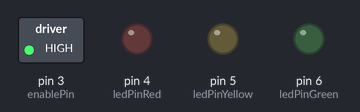
Recording of a sketch running on a simulated Arduino Uno, built with avr-gcc and run on an emulated ATmega328P. On the bench: switched loads named in the sketch (green lamp = pin HIGH), output pins drawn as LEDs (lit = HIGH). What the sketch prints to the serial monitor is not drawn.

Above: at 0.1 s.
Timing chart, 0 to 1.6 s (numbered marks = the images above):
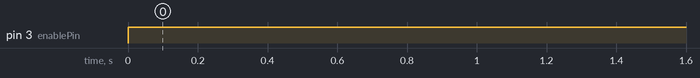

Measured:
- by itself, pin 3 (enablePin): LOW → HIGH at 0.00 s

The sketch:

bluetooth_sensor.ino
```cpp
#include <SoftwareSerial.h>
SoftwareSerial serialbluetooth(8,9);

#define enablePin 3
#define ledPinRed 4
#define ledPinYellow 5
#define ledPinGreen 6

/*
* Crie um circuito no arduino e programe para rodar servo motores
    como se estivesse abrindo um portão basculante de garagem, ou seja,
    faça os motores subirem noventa graus e depois descerem noventa graus para fechar a garagem.

  Incremente também um sinalizador de garagem que alterne as luzes e emite um som
    alerta para que os outros carros passando por perto escutem.
  Tudo isso controlado por bluetooth no celular.

  Utilize também um LCD que emita as mensagens "Abrindo portão" enquanto ele estiver
    abrindo e depois mostre "Fechando o portão" ao fechar o mesmo.
*/

void setup() {
  pinMode(ledPinRed, OUTPUT);
  pinMode(ledPinYellow, OUTPUT);
  pinMode(ledPinGreen, OUTPUT);
  pinMode(enablePin, OUTPUT);
  serialbluetooth.begin(38400);
  Serial.begin(9600);
  Serial.println("Pronto para enviar comandos AT...");
}

void loop() {
  char bluetoothRead = '\0';
  char commandAT = '\0';

  digitalWrite(enablePin, HIGH);

  if (Serial.available() > 0) {
    commandAT = Serial.read();
    serialbluetooth.write(commandAT);
  }

  if (serialbluetooth.available() > 0) {
    Serial.write(serialbluetooth.read());
  }

  // if (serialbluetooth.available() > 0) {
  //   bluetoothRead = serialbluetooth.read();
  //   switch(bluetoothRead) {
  //     case 'A': {
  //       digitalWrite(ledPinRed, HIGH);
  //       break;
  //     }
  //     case 'a': {
  //       digitalWrite(ledPinRed, LOW);
  //       break;
  //     }
  //     case 'B': {
  //       digitalWrite(ledPinYellow, HIGH);
  //       break;
  //     }
  //     case 'b': {
  //       digitalWrite(ledPinYellow, LOW);
  //       break;
  //     }
  //     case 'C': {
  //       digitalWrite(ledPinGreen, HIGH);
  //       break;
  //     }
  //     case 'c': {
  //       digitalWrite(ledPinGreen, LOW);
  //       break;
  //     }
  //     case 'D': {
  //       digitalWrite(ledPinRed, HIGH);
  //       digitalWrite(ledPinYellow, HIGH);
  //       digitalWrite(ledPinGreen, HIGH);
  //       break;
  //     }
  //     case 'd': {
  //       digitalWrite(ledPinRed, LOW);
  //       digitalWrite(ledPinYellow, LOW);
  //       digitalWrite(ledPinGreen, LOW);
  //       break;
  //     }
  //   }
  //}
}
```
